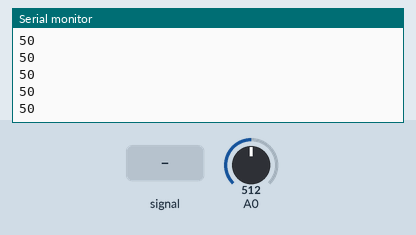
The sketch below on a simulated Arduino Uno, built with avr-gcc and run on an emulated ATmega328P. On the bench: the last lines printed to the serial monitor. The test bench sets the inputs (shaded band); at power-on: A0 = 512.

Above: at 1.5 s.
1.6 s: A0 fed a 200 Hz sine of ±81 counts around its level
3.1 s: A0 set to 716
At 3.9 s:
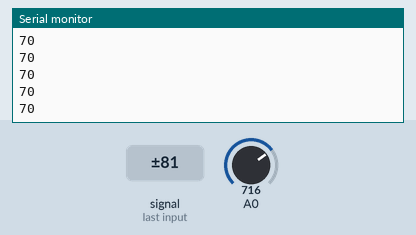
4.6 s: A0 fed a 1000 Hz sine of ±255 counts around its level
6.1 s: A0 set to 900
At 7.0 s:
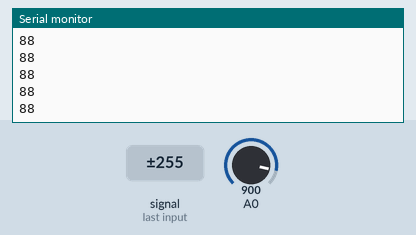
Timing chart, 0 to 8.6 s (numbered marks = the images above; inputs shaded):
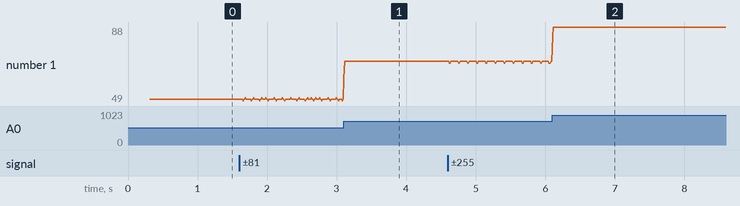

Measured:
- after the input at 3.1 s, the serial monitor: prints a new line at once (image 1)
- after the input at 6.1 s, the serial monitor: prints a new line at once (image 2)
- plotted number 1: 50 → 70 after the input at 3.1 s, 70 → 88 after the input at 6.1 s

The sketch:

desk-volume-controller.ino
```cpp
#include "Pot.h"

Pot pot1 = Pot(14);
const float convertionFactor = 0.09775171065;

void setup() {
  Serial.begin(115200);

  delay(300);
  Serial.println("Starting");

}

void loop() {
  Serial.println(convertToVolume(pot1.readValue()));
}

int convertToVolume(int potValue) {
  return ((potValue * convertionFactor) + 0.5f);
}
```

Pot.cpp
```cpp
#include "Arduino.h"
#include "Pot.h"

Pot::Pot(int readPin) : readPin_(readPin) {
  pinMode(readPin_, INPUT);
}

long Pot::readValue() {
  long total = 0;
  for (int i = 0; i < smoothingFactor_; i++) {
    total = total + analogRead(readPin_);
  }
  return (total / smoothingFactor_);

  // return analogRead(readPin_);
}
```

Pot.h
```cpp
// #include "Arduino.h"

class Pot {
  private:
      int readPin_;
      const static int smoothingFactor_ = 100;

  public:
      Pot(int readPin);
      long readValue();
};
```
